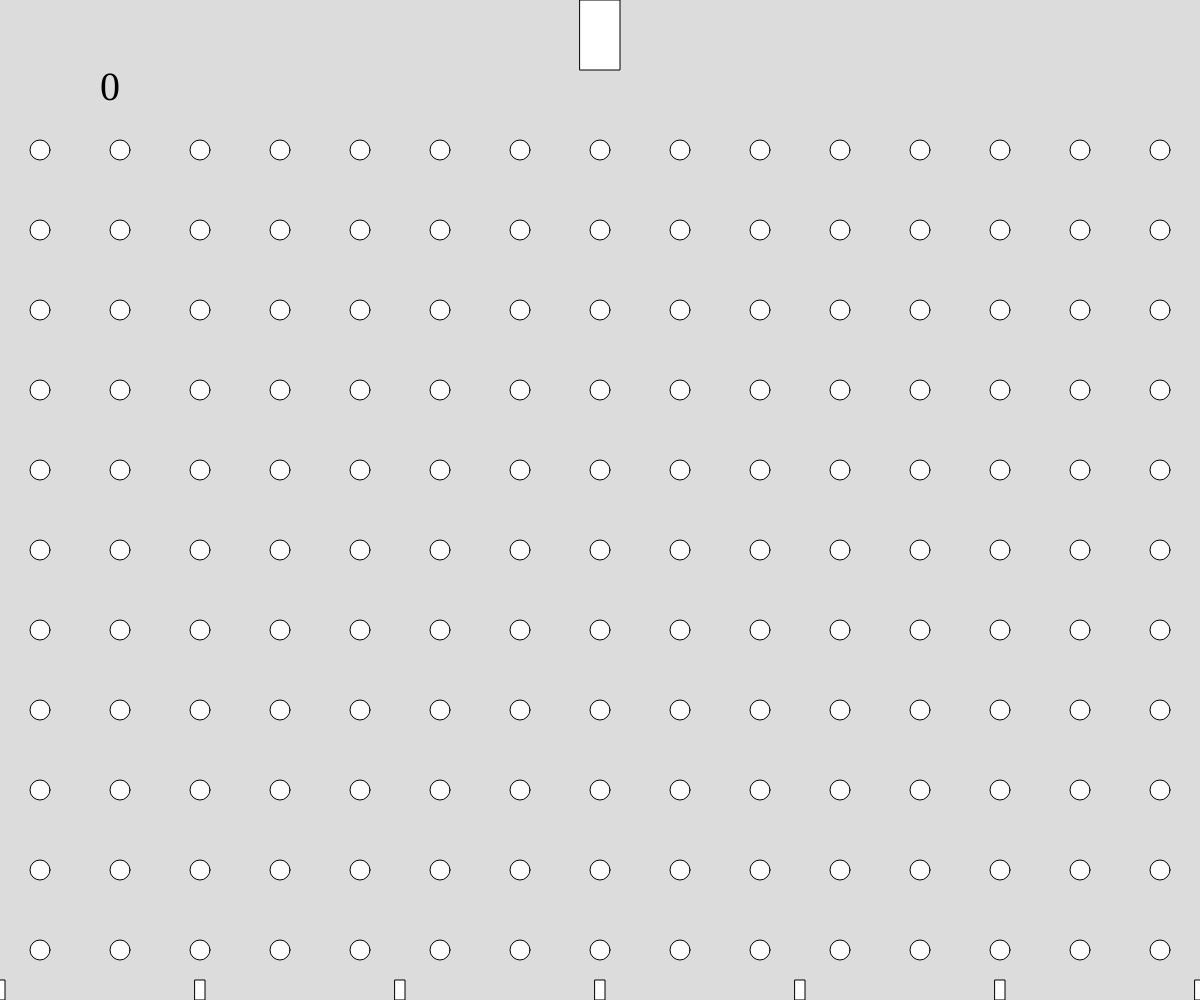
Frame 1 (no input)
Frame 60 (no input): identical to frame 1, image omitted
Frame 120 (the mouse pressed at the canvas centre since frame 60): identical to frame 1, image omitted

The p5.js sketch that drew this single still picture (run headless with seeded random() and noise() and a simulated clock; from frame 60 on, the mouse is pressed at the canvas centre):

// p5.js sketch
// ── sketch.js
let ballX;
let ballY;
let radius = 10;
let ySpeed = 0;
let xSpeed = 3;
let gravity = 0.1;
let pegX;
let pegY;
let pegR = 10*2;
let dropperX;
let dropperSpeed = 3;
let dropperWidth = 40;
let dropperHeight = 70;
let moveLeft = false;
let moveRight = false;
let dropBall = false;
let score = 0;
let goalY;
let goalWidth = 10;
let goalHeight = 20;

function setup() {
  createCanvas(windowWidth, windowHeight);
  dropperX = width/2;
  goalY = height - goalHeight/2;
}

function draw() {
  background(220); 
  plinkoGravity();
  peg();
  collision();
  ballDropper();
  plinkoBall(); 
  scoreZones();
  scorePoints();
  scoreDisplay();
}

function plinkoGravity() {
  // checks if a ball is being dropped and resets it's values
  if (dropBall === true){
    // constantly adds gravity to the ball
    ySpeed += gravity;
    ballY += ySpeed;
  
    // makes the ball die on the floor
    if (ballY > height - radius){
      dropBall = false;
    }
    // makes the ball bounce off the wall
    if (ballX >= width - radius){
      xSpeed = -xSpeed;
    }
  
    if (ballX <= 0 + radius){
      xSpeed = -xSpeed;
    }
  
    // adds a resistance to the speed causing a gradual slow down
    ySpeed = ySpeed * 0.999;
  }
  else {
    ballX = dropperX;
    ballY = dropperHeight + radius;
    ySpeed = 0;
    moveLeft = false;
    moveRight = false;
  }
}

function plinkoBall() {
  // creates a plinko ball
  if (dropBall === true){
    circle(ballX, ballY, radius*2);
  }
}

function peg(){
  // creates a plinko peg
  for (let pegX = radius*4; pegX <= width - radius*4; pegX += radius*8){
    for (let pegY = 150; pegY <= height; pegY += radius*8){
      circle(pegX,pegY,pegR);
    }
  }
}

function collision(){
  // makes the ball bounce off a peg
  for (let pegX = radius*4; pegX <= width - radius *4; pegX += radius*8){
    for (let pegY = 150; pegY <= height; pegY += radius*8){
      if (dist(ballX, ballY, pegX, pegY) <= pegR){
        ySpeed = -ySpeed;
        if (pegX - ballX <=0){
          moveLeft = true;
          moveRight = false;
        }
        else{
          moveLeft = false;
          moveRight = true;
        }
      }
      if (moveLeft === true){
        ballX -= xSpeed*0.01;
      }
      if (moveRight === true){
        ballX += xSpeed*0.01;
      }
    }
  }
}

function keyPressed(){
  // lets space key drop balls
  if (key === " "){
    dropBall = true;
  }
}

function mouseClicked() {
  // lets clicking drop balls
  dropBall = true;
}

function mouseWheel(event) {
  // lets mouse wheel move dropper
  if (event.delta > 0) {
    dropperX += dropperSpeed;
  } 
  else {
    dropperX -= dropperSpeed;
  }
}

function ballDropper(){
  // drops plinko balls and moves left and right for differnt drop spots
  rectMode(CENTER);
  rect(dropperX,dropperHeight/2,dropperWidth,dropperHeight);
  // a key move left
  if (keyIsDown(65)){
    dropperX -= dropperSpeed;
  }
  
  // d key move right
  if (keyIsDown(68)){
    dropperX += dropperSpeed;
  }
  
  // stops the dropper from going to far right and left
  if (dropperX >= width - dropperWidth/2){
    dropperX -= dropperSpeed;
  }
  
  if (dropperX <= 0 + dropperWidth/2){
    dropperX += dropperSpeed;
  }
}

function scoreZones(){
  // creates differnt score zones
  for (let goalX = 0; goalX <= width; goalX += width/6){
    rect(goalX, goalY, goalWidth, goalHeight);
  }
}

function scorePoints(){
  // scores point depending on the goal landed in
  if (ballY >= height - goalHeight && dropBall === true){
    
    if (ballX >= 0 && ballX <= width/6 ||
        ballX <= width && ballX >= width/6*5){
      score += 1;
    }
    else if (ballX >= width/6 && ballX <= width/6*2 ||
        ballX >= width/6*4 && ballX <= width/6*5){
      score += 2;
    }

    else if (ballX >= width/6*2 && ballX <= width/6*3 ||
        ballX >= width/6*3 && ballX <= width/6*4){
      score += 3;
    } 
  }
}

function scoreDisplay(){
  // Displays the curent score
  textSize(40);
  textFont("playbill");
  text(score, 100, 100);
}
